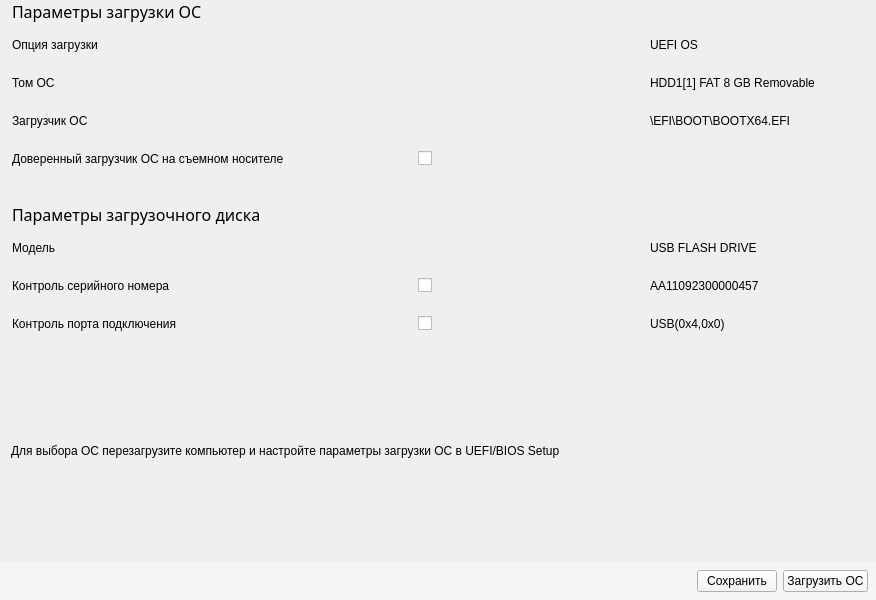
<?xml version="1.0" encoding="UTF-8"?>
<ui version="4.0">
 <class>Form</class>
 <widget class="QWidget" name="Form">
  <property name="geometry">
   <rect>
    <x>0</x>
    <y>0</y>
    <width>876</width>
    <height>600</height>
   </rect>
  </property>
  <property name="windowTitle">
   <string>Form</string>
  </property>
  <layout class="QVBoxLayout" name="verticalLayout">
   <property name="leftMargin">
    <number>0</number>
   </property>
   <property name="topMargin">
    <number>0</number>
   </property>
   <property name="rightMargin">
    <number>0</number>
   </property>
   <property name="bottomMargin">
    <number>0</number>
   </property>
   <item>
    <widget class="QLabel" name="sys_load_parms_label">
     <property name="font">
      <font>
       <family>Monospace Regular</family>
       <pointsize>12</pointsize>
       <weight>50</weight>
       <italic>false</italic>
       <bold>false</bold>
      </font>
     </property>
     <property name="styleSheet">
      <string notr="true">margin-left: 8px;</string>
     </property>
     <property name="text">
      <string>Параметры загрузки ОС</string>
     </property>
    </widget>
   </item>
   <item>
    <layout class="QGridLayout" name="gridLayout">
     <property name="leftMargin">
      <number>12</number>
     </property>
     <item row="7" column="0">
      <widget class="QLabel" name="port_ctl_label">
       <property name="minimumSize">
        <size>
         <width>400</width>
         <height>32</height>
        </size>
       </property>
       <property name="text">
        <string>Контроль порта подключения</string>
       </property>
      </widget>
     </item>
     <item row="4" column="0">
      <widget class="QLabel" name="bootable_disk_label">
       <property name="font">
        <font>
         <family>Monospace Regular</family>
         <pointsize>12</pointsize>
         <weight>50</weight>
         <italic>false</italic>
         <bold>false</bold>
        </font>
       </property>
       <property name="styleSheet">
        <string notr="true"/>
       </property>
       <property name="text">
        <string>
Параметры загрузочного диска</string>
       </property>
      </widget>
     </item>
     <item row="1" column="2">
      <widget class="QLabel" name="sys_volume_value">
       <property name="text">
        <string>HDD1[1] FAT 8 GB Removable</string>
       </property>
      </widget>
     </item>
     <item row="6" column="2">
      <widget class="QLabel" name="serial_ctl_value">
       <property name="text">
        <string>AA11092300000457</string>
       </property>
      </widget>
     </item>
     <item row="3" column="1">
      <widget class="Toggle" name="trusted_loader_check_box">
       <property name="text">
        <string/>
       </property>
      </widget>
     </item>
     <item row="7" column="2">
      <widget class="QLabel" name="port_ctl_value">
       <property name="text">
        <string>USB(0x4,0x0)</string>
       </property>
      </widget>
     </item>
     <item row="2" column="2">
      <widget class="QLabel" name="sys_loader_value">
       <property name="text">
        <string>\EFI\BOOT\BOOTX64.EFI</string>
       </property>
      </widget>
     </item>
     <item row="3" column="0">
      <widget class="QLabel" name="trusted_loader_label">
       <property name="minimumSize">
        <size>
         <width>400</width>
         <height>32</height>
        </size>
       </property>
       <property name="text">
        <string>Доверенный загрузчик ОС на съемном носителе</string>
       </property>
      </widget>
     </item>
     <item row="5" column="2">
      <widget class="QLabel" name="disk_model_value">
       <property name="text">
        <string>USB FLASH DRIVE</string>
       </property>
      </widget>
     </item>
     <item row="2" column="0">
      <widget class="QLabel" name="sys_loader_label">
       <property name="minimumSize">
        <size>
         <width>0</width>
         <height>32</height>
        </size>
       </property>
       <property name="text">
        <string>Загрузчик ОС</string>
       </property>
      </widget>
     </item>
     <item row="1" column="0">
      <widget class="QLabel" name="sys_volume_label">
       <property name="minimumSize">
        <size>
         <width>0</width>
         <height>32</height>
        </size>
       </property>
       <property name="text">
        <string>Том ОС</string>
       </property>
      </widget>
     </item>
     <item row="5" column="0">
      <widget class="QLabel" name="disk_model_label">
       <property name="minimumSize">
        <size>
         <width>0</width>
         <height>32</height>
        </size>
       </property>
       <property name="text">
        <string>Модель</string>
       </property>
      </widget>
     </item>
     <item row="7" column="1">
      <widget class="Toggle" name="port_ctl_check_box">
       <property name="text">
        <string/>
       </property>
      </widget>
     </item>
     <item row="0" column="0">
      <widget class="QLabel" name="load_option_label">
       <property name="minimumSize">
        <size>
         <width>0</width>
         <height>32</height>
        </size>
       </property>
       <property name="text">
        <string>Опция загрузки</string>
       </property>
      </widget>
     </item>
     <item row="0" column="2">
      <widget class="QLabel" name="load_option_value">
       <property name="text">
        <string>UEFI OS</string>
       </property>
      </widget>
     </item>
     <item row="6" column="1">
      <widget class="Toggle" name="serial_ctl_check_box">
       <property name="text">
        <string/>
       </property>
      </widget>
     </item>
     <item row="6" column="0">
      <widget class="QLabel" name="serial_ctl_label">
       <property name="minimumSize">
        <size>
         <width>0</width>
         <height>32</height>
        </size>
       </property>
       <property name="text">
        <string>Контроль серийного номера</string>
       </property>
      </widget>
     </item>
    </layout>
   </item>
   <item>
    <spacer name="vertical_spacer_1">
     <property name="orientation">
      <enum>Qt::Vertical</enum>
     </property>
     <property name="sizeHint" stdset="0">
      <size>
       <width>20</width>
       <height>32</height>
      </size>
     </property>
    </spacer>
   </item>
   <item>
    <widget class="QLabel" name="reboot_label">
     <property name="styleSheet">
      <string notr="true">margin-left: 8px;</string>
     </property>
     <property name="text">
      <string>Для выбора ОС перезагрузите компьютер и настройте параметры загрузки ОС в UEFI/BIOS Setup</string>
     </property>
     <property name="margin">
      <number>0</number>
     </property>
    </widget>
   </item>
   <item>
    <spacer name="vertical_spacer_2">
     <property name="orientation">
      <enum>Qt::Vertical</enum>
     </property>
     <property name="sizeHint" stdset="0">
      <size>
       <width>20</width>
       <height>33</height>
      </size>
     </property>
    </spacer>
   </item>
   <item>
    <widget class="QWidget" name="widget" native="true">
     <property name="styleSheet">
      <string notr="true">background-color: #f5f5f5;</string>
     </property>
     <layout class="QHBoxLayout" name="horizontalLayout">
      <property name="spacing">
       <number>0</number>
      </property>
      <property name="leftMargin">
       <number>0</number>
      </property>
      <property name="topMargin">
       <number>8</number>
      </property>
      <property name="rightMargin">
       <number>8</number>
      </property>
      <property name="bottomMargin">
       <number>8</number>
      </property>
      <item>
       <spacer name="horizontal_spacer_1">
        <property name="orientation">
         <enum>Qt::Horizontal</enum>
        </property>
        <property name="sizeHint" stdset="0">
         <size>
          <width>40</width>
          <height>20</height>
         </size>
        </property>
       </spacer>
      </item>
      <item>
       <widget class="QPushButton" name="save_push_button">
        <property name="text">
         <string>Сохранить</string>
        </property>
       </widget>
      </item>
      <item>
       <spacer name="horizontal_spacer_2">
        <property name="orientation">
         <enum>Qt::Horizontal</enum>
        </property>
        <property name="sizeType">
         <enum>QSizePolicy::Fixed</enum>
        </property>
        <property name="sizeHint" stdset="0">
         <size>
          <width>6</width>
          <height>20</height>
         </size>
        </property>
       </spacer>
      </item>
      <item>
       <widget class="QPushButton" name="sys_load_push_button">
        <property name="text">
         <string>Загрузить ОС</string>
        </property>
       </widget>
      </item>
     </layout>
    </widget>
   </item>
  </layout>
 </widget>
 <customwidgets>
  <customwidget>
   <class>Toggle</class>
   <extends>QCheckBox</extends>
   <header>toggle</header>
  </customwidget>
 </customwidgets>
 <resources/>
 <connections/>
</ui>
